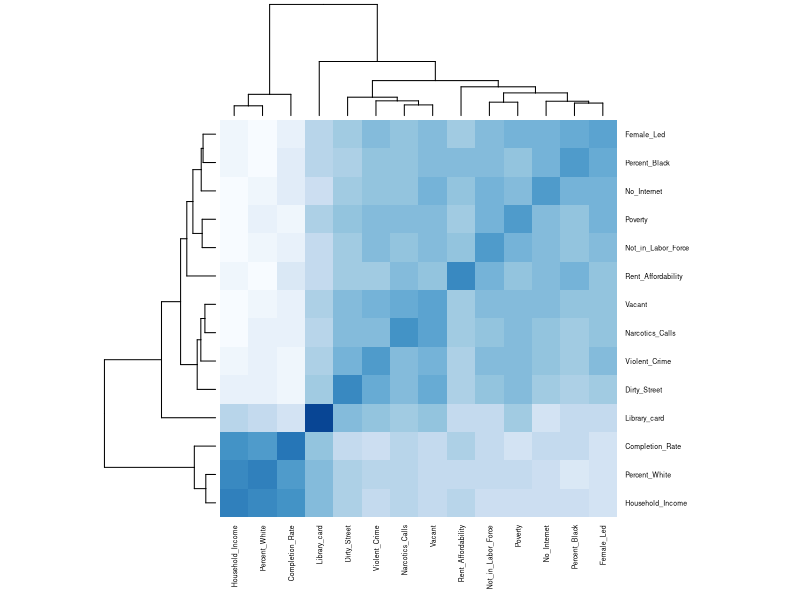
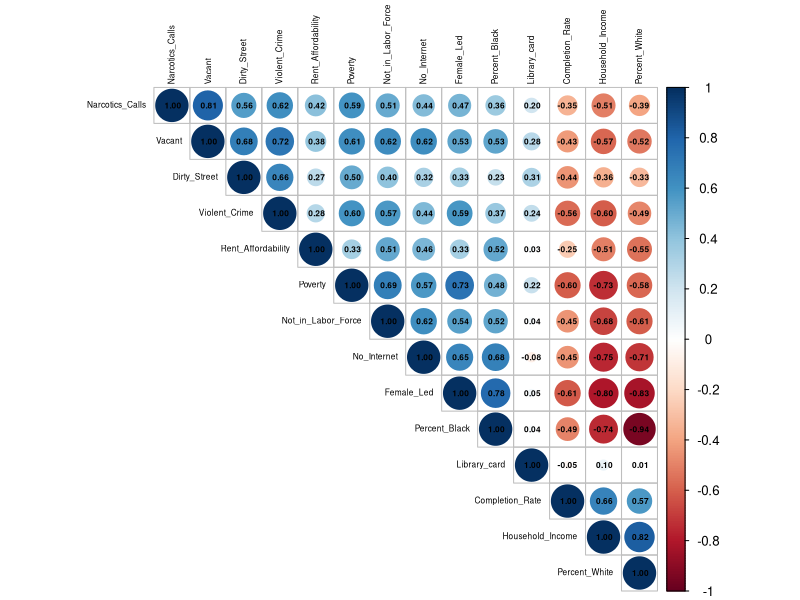

These figures' R source, in order:
## ---- chunk 1
knitr::opts_chunk$set(echo = TRUE)
## ---- chunk 2
library(ggplot2)
## ---- chunk 3
graduation <- read.csv("graduation.csv")
## ---- chunk 4
head(graduation)
## ---- chunk 5
KeepDrop = function(data=df,cols="var",newdata=df2,drop=1) {
  # Double Quote Output Dataset Name
  t = deparse(substitute(newdata))
  # Drop Columns
  if(drop == 1){
    newdata = data [ , !(names(data) %in% scan(textConnection(cols), what="", sep=" "))]}
  # Keep Columns
  else {
    newdata = data [ , names(data) %in% scan(textConnection(cols), what="", sep=" ")]}
    assign(t, newdata, .GlobalEnv)
}
## ---- chunk 6
KeepDrop(data=graduation, cols="Poverty_Cat", newdata=graduation_drop, drop = 1)
KeepDrop(data=graduation_drop, cols="Community", newdata=graduation_drop, drop = 1)
KeepDrop(data=graduation_drop, cols="X._Children_Poverty", newdata=graduation_drop, drop = 1)
KeepDrop(data=graduation_drop, cols="num_arts_business", newdata=graduation_drop, drop = 1)
KeepDrop(data=graduation_drop, cols="Location", newdata=graduation_drop, drop = 1)
## ---- chunk 7
head(graduation_drop)
## ---- chunk 8
scaled_grad = scale(graduation_drop)
## ---- chunk 9
head(scaled_grad)
## ---- chunk 10
grad_corr = cor(scaled_grad)
## ---- chunk 11
head(grad_corr)
## ---- chunk 12
library(RColorBrewer)
## ---- chunk 13
heatmap(grad_corr, col= colorRampPalette(brewer.pal(8, "Blues"))(25), cexRow = 0.5, cexCol = 0.5)
## ---- chunk 14
install.packages("corrplot")
library(corrplot)
## ---- chunk 15
corrplot(grad_corr, number.cex = 0.5,addCoef.col = 1, type = "upper", tl.cex = 0.5,
         order = "hclust", tl.col = "black")
